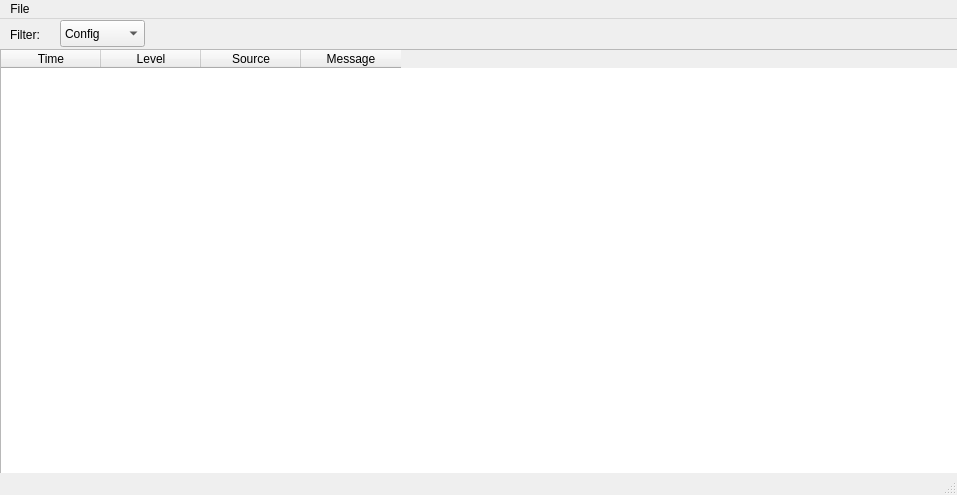
<?xml version="1.0" encoding="UTF-8"?>
<ui version="4.0">
 <class>MainWindow</class>
 <widget class="QMainWindow" name="MainWindow">
  <property name="geometry">
   <rect>
    <x>0</x>
    <y>0</y>
    <width>957</width>
    <height>495</height>
   </rect>
  </property>
  <property name="windowTitle">
   <string>MainWindow</string>
  </property>
  <widget class="QWidget" name="centralWidget">
   <widget class="QTableWidget" name="logTable">
    <property name="geometry">
     <rect>
      <x>0</x>
      <y>30</y>
      <width>961</width>
      <height>451</height>
     </rect>
    </property>
    <property name="sizePolicy">
     <sizepolicy hsizetype="Expanding" vsizetype="Expanding">
      <horstretch>0</horstretch>
      <verstretch>0</verstretch>
     </sizepolicy>
    </property>
    <property name="maximumSize">
     <size>
      <width>961</width>
      <height>16777215</height>
     </size>
    </property>
    <column>
     <property name="text">
      <string>Time</string>
     </property>
    </column>
    <column>
     <property name="text">
      <string>Level</string>
     </property>
    </column>
    <column>
     <property name="text">
      <string>Source</string>
     </property>
    </column>
    <column>
     <property name="text">
      <string>Message</string>
     </property>
    </column>
   </widget>
   <widget class="QComboBox" name="logLevelFilter">
    <property name="geometry">
     <rect>
      <x>60</x>
      <y>1</y>
      <width>85</width>
      <height>27</height>
     </rect>
    </property>
    <property name="currentIndex">
     <number>4</number>
    </property>
    <property name="duplicatesEnabled">
     <bool>false</bool>
    </property>
    <item>
     <property name="text">
      <string>All</string>
     </property>
    </item>
    <item>
     <property name="text">
      <string>Finest</string>
     </property>
    </item>
    <item>
     <property name="text">
      <string>Finer</string>
     </property>
    </item>
    <item>
     <property name="text">
      <string>Fine</string>
     </property>
    </item>
    <item>
     <property name="text">
      <string>Config</string>
     </property>
    </item>
    <item>
     <property name="text">
      <string>Info</string>
     </property>
    </item>
    <item>
     <property name="text">
      <string>Warning</string>
     </property>
    </item>
    <item>
     <property name="text">
      <string>Severe</string>
     </property>
    </item>
   </widget>
   <widget class="QLabel" name="label">
    <property name="geometry">
     <rect>
      <x>10</x>
      <y>7</y>
      <width>41</width>
      <height>18</height>
     </rect>
    </property>
    <property name="text">
     <string>Filter:</string>
    </property>
   </widget>
  </widget>
  <widget class="QStatusBar" name="statusBar"/>
  <widget class="QMenuBar" name="menuBar">
   <property name="geometry">
    <rect>
     <x>0</x>
     <y>0</y>
     <width>957</width>
     <height>25</height>
    </rect>
   </property>
   <widget class="QMenu" name="menuFile">
    <property name="title">
     <string>File</string>
    </property>
    <addaction name="actionSave_logs"/>
   </widget>
   <addaction name="menuFile"/>
  </widget>
  <action name="actionSave_logs">
   <property name="text">
    <string>Save logs</string>
   </property>
  </action>
 </widget>
 <layoutdefault spacing="6" margin="11"/>
 <resources/>
 <connections/>
</ui>
